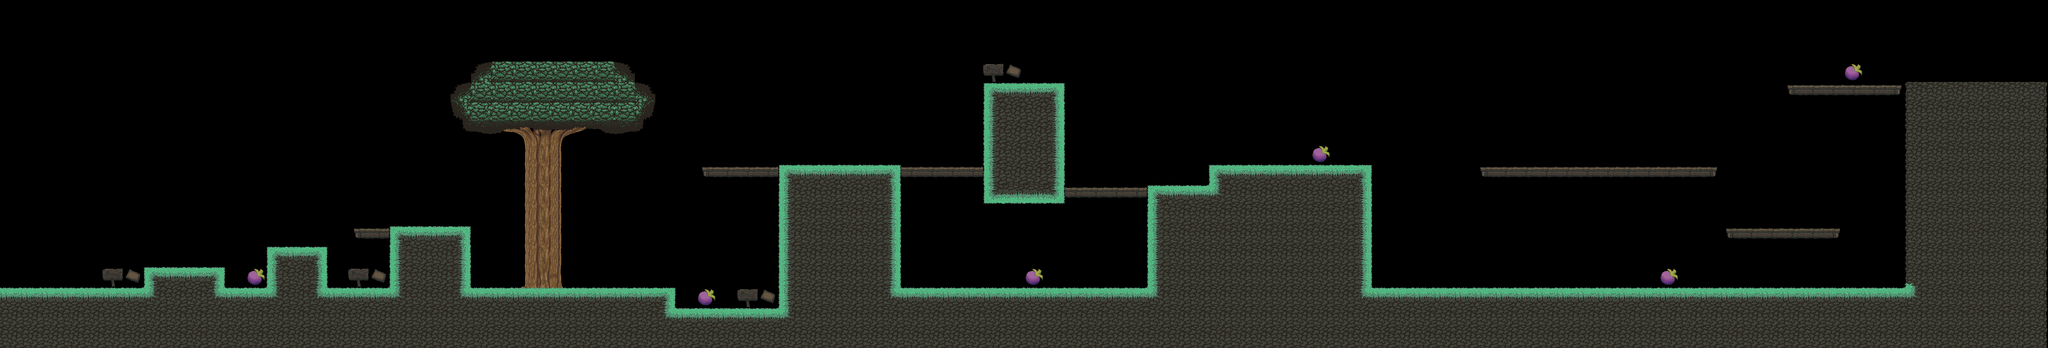

Tiled map render using the project's own tile images. Description and the map definition, with tile-layer contents summarised, below:
An orthogonal 100x17 tile map with 64x64 px tiles, 4 tile layers (Tree and Stuff, Leaves, Ground, platforms), 2 tilesets.

<map version="1.2" tiledversion="1.2.2" orientation="orthogonal" renderorder="right-down" width="100" height="17" tilewidth="64" tileheight="64" infinite="0" nextlayerid="5" nextobjectid="1">
 <tileset firstgid="1" source="Grass_Platforms.tsx" />
 <tileset firstgid="43" source="Misc.tsx" />
 <layer id="3" name="Tree and Stuff" width="100" height="17">
  <data>[1700 cells, 45 non-empty, 18 distinct tile ids]</data>
 </layer>
 <layer id="4" name="Leaves" width="100" height="17">
  <data>[1700 cells, 38 non-empty, 18 distinct tile ids]</data>
 </layer>
 <layer id="1" name="Ground" width="100" height="17">
  <data>[1700 cells, 510 non-empty, 15 distinct tile ids]</data>
 </layer>
 <layer id="2" name="platforms" width="100" height="17">
  <data>[1700 cells, 38 non-empty, 3 distinct tile ids]</data>
 </layer>
</map>
